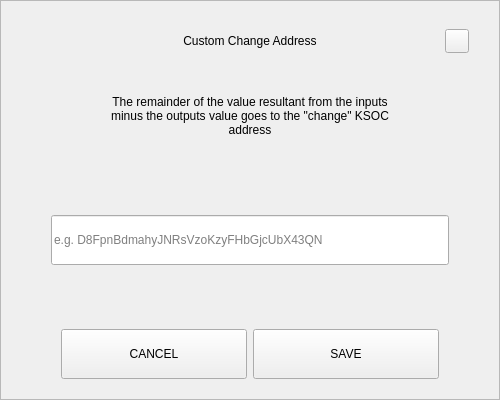
<?xml version="1.0" encoding="UTF-8"?>
<ui version="4.0">
 <class>SendChangeAddressDialog</class>
 <widget class="QDialog" name="SendChangeAddressDialog">
  <property name="geometry">
   <rect>
    <x>0</x>
    <y>0</y>
    <width>500</width>
    <height>400</height>
   </rect>
  </property>
  <property name="windowTitle">
   <string>Dialog</string>
  </property>
  <layout class="QVBoxLayout" name="verticalLayout">
   <property name="spacing">
    <number>0</number>
   </property>
   <property name="leftMargin">
    <number>0</number>
   </property>
   <property name="topMargin">
    <number>0</number>
   </property>
   <property name="rightMargin">
    <number>0</number>
   </property>
   <property name="bottomMargin">
    <number>0</number>
   </property>
   <item>
    <widget class="QFrame" name="frame">
     <property name="styleSheet">
      <string notr="true"/>
     </property>
     <property name="frameShape">
      <enum>QFrame::StyledPanel</enum>
     </property>
     <property name="frameShadow">
      <enum>QFrame::Raised</enum>
     </property>
     <layout class="QVBoxLayout" name="verticalLayout_2" stretch="0,0,0,0,0,0,0">
      <property name="spacing">
       <number>0</number>
      </property>
      <property name="leftMargin">
       <number>30</number>
      </property>
      <property name="topMargin">
       <number>20</number>
      </property>
      <property name="rightMargin">
       <number>30</number>
      </property>
      <property name="bottomMargin">
       <number>20</number>
      </property>
      <item>
       <layout class="QHBoxLayout" name="horizontalLayout_3">
        <property name="spacing">
         <number>0</number>
        </property>
        <item>
         <spacer name="horizontalSpacer_2">
          <property name="orientation">
           <enum>Qt::Horizontal</enum>
          </property>
          <property name="sizeHint" stdset="0">
           <size>
            <width>40</width>
            <height>20</height>
           </size>
          </property>
         </spacer>
        </item>
        <item>
         <widget class="QLabel" name="labelTitle">
          <property name="minimumSize">
           <size>
            <width>0</width>
            <height>40</height>
           </size>
          </property>
          <property name="maximumSize">
           <size>
            <width>16777215</width>
            <height>40</height>
           </size>
          </property>
          <property name="styleSheet">
           <string notr="true">padding-left:24px;</string>
          </property>
          <property name="text">
           <string>Custom Change Address</string>
          </property>
          <property name="alignment">
           <set>Qt::AlignCenter</set>
          </property>
          <property name="margin">
           <number>7</number>
          </property>
         </widget>
        </item>
        <item>
         <spacer name="horizontalSpacer">
          <property name="orientation">
           <enum>Qt::Horizontal</enum>
          </property>
          <property name="sizeHint" stdset="0">
           <size>
            <width>40</width>
            <height>20</height>
           </size>
          </property>
         </spacer>
        </item>
        <item>
         <widget class="QPushButton" name="btnEsc">
          <property name="minimumSize">
           <size>
            <width>24</width>
            <height>24</height>
           </size>
          </property>
          <property name="maximumSize">
           <size>
            <width>24</width>
            <height>24</height>
           </size>
          </property>
          <property name="focusPolicy">
           <enum>Qt::NoFocus</enum>
          </property>
          <property name="text">
           <string/>
          </property>
         </widget>
        </item>
       </layout>
      </item>
      <item>
       <spacer name="verticalSpacer_2">
        <property name="orientation">
         <enum>Qt::Vertical</enum>
        </property>
        <property name="sizeType">
         <enum>QSizePolicy::Fixed</enum>
        </property>
        <property name="sizeHint" stdset="0">
         <size>
          <width>20</width>
          <height>20</height>
         </size>
        </property>
       </spacer>
      </item>
      <item alignment="Qt::AlignHCenter">
       <widget class="QLabel" name="labelMessage">
        <property name="minimumSize">
         <size>
          <width>0</width>
          <height>70</height>
         </size>
        </property>
        <property name="text">
         <string>The remainder of the value resultant from the inputs minus the outputs value goes to the &quot;change&quot; KSOC address</string>
        </property>
        <property name="alignment">
         <set>Qt::AlignCenter</set>
        </property>
        <property name="wordWrap">
         <bool>true</bool>
        </property>
       </widget>
      </item>
      <item>
       <spacer name="verticalSpacer_3">
        <property name="orientation">
         <enum>Qt::Vertical</enum>
        </property>
        <property name="sizeHint" stdset="0">
         <size>
          <width>20</width>
          <height>40</height>
         </size>
        </property>
       </spacer>
      </item>
      <item>
       <layout class="QHBoxLayout" name="horizontalLayout_2">
        <property name="spacing">
         <number>0</number>
        </property>
        <property name="leftMargin">
         <number>20</number>
        </property>
        <property name="rightMargin">
         <number>20</number>
        </property>
        <item>
         <widget class="QLineEdit" name="lineEditAddress">
          <property name="minimumSize">
           <size>
            <width>0</width>
            <height>50</height>
           </size>
          </property>
          <property name="placeholderText">
           <string notr="true">e.g. D8FpnBdmahyJNRsVzoKzyFHbGjcUbX43QN</string>
          </property>
         </widget>
        </item>
       </layout>
      </item>
      <item>
       <spacer name="verticalSpacer">
        <property name="orientation">
         <enum>Qt::Vertical</enum>
        </property>
        <property name="sizeHint" stdset="0">
         <size>
          <width>20</width>
          <height>40</height>
         </size>
        </property>
       </spacer>
      </item>
      <item>
       <layout class="QHBoxLayout" name="horizontalLayout" stretch="2,2">
        <property name="spacing">
         <number>6</number>
        </property>
        <property name="leftMargin">
         <number>30</number>
        </property>
        <property name="rightMargin">
         <number>30</number>
        </property>
        <item>
         <widget class="QPushButton" name="btnCancel">
          <property name="minimumSize">
           <size>
            <width>180</width>
            <height>50</height>
           </size>
          </property>
          <property name="focusPolicy">
           <enum>Qt::NoFocus</enum>
          </property>
          <property name="text">
           <string>CANCEL</string>
          </property>
         </widget>
        </item>
        <item>
         <widget class="QPushButton" name="btnSave">
          <property name="minimumSize">
           <size>
            <width>180</width>
            <height>50</height>
           </size>
          </property>
          <property name="focusPolicy">
           <enum>Qt::NoFocus</enum>
          </property>
          <property name="text">
           <string>SAVE</string>
          </property>
         </widget>
        </item>
       </layout>
      </item>
     </layout>
    </widget>
   </item>
  </layout>
 </widget>
 <resources/>
 <connections/>
</ui>
